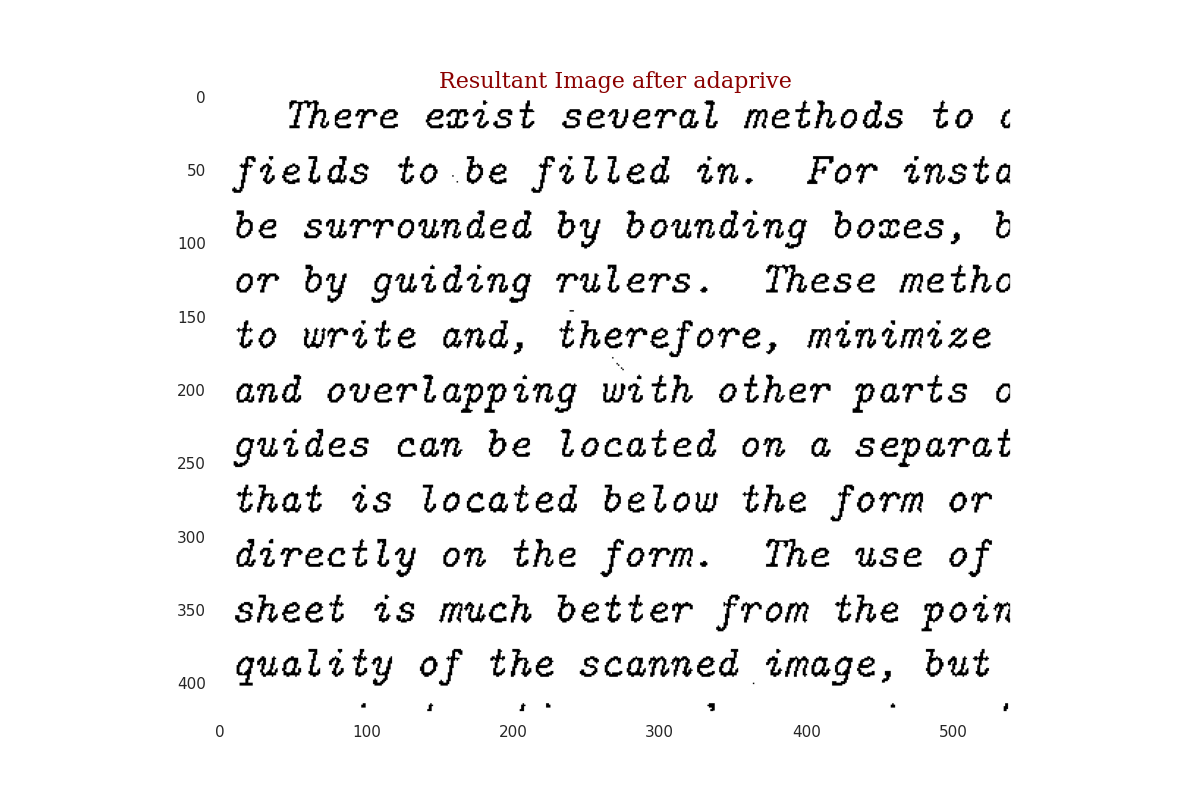
#> input picture test-leonid/dataset/adaptive.png, 1200 x 800 px
$ python adaptive-threshholding.py dataset/adaptive.png out.png
#> lines starting #> are read from the running program, lines starting #| are printed output that depends on the picture; after the words box and inside, x2 and y2 are one past the last pixel; in counts of white or black regions, pixels touching at a corner belong together
import numpy as np
import sys
import matplotlib.pyplot as plt
from PIL import Image
import seaborn as sns
import math
import cv2
from sewar.full_ref import uqi, psnr, rmse, ssim
import pandas as pd
sns.set()
from scipy import signal
import glob

def adaptive_thresholding(noisy_img):
    adaptive_th=cv2.adaptiveThreshold(noisy_img, 255, cv2.ADAPTIVE_THRESH_GAUSSIAN_C, cv2.THRESH_BINARY,301,23)
    return adaptive_th

def printImage(image, title, filename):
        font = {'family': 'serif',
        'color':  'darkred',
        'weight': 'normal',
        'size': 16,
        }
        plt.rcParams["axes.grid"] = False
        fig=plt.figure(figsize=(12,8))
        plt.imshow(image, cmap='gray')
        plt.title(title, fontdict=font)
        plt.savefig(filename)

# [10 lines of commented-out code are left out]

def load_image(path):
#> called with path = 'dataset/adaptive.png'
    a = cv2.imread(glob.glob(path)[0], cv2.IMREAD_GRAYSCALE)
#> a: shape (800, 1200); min 0, max 255, mean 240.4
#> in adaptive_thresholding, `adaptive_th=cv2.adaptiveThreshold(noisy_img, 255, cv2.ADAPTIVE_THRESH_..`:
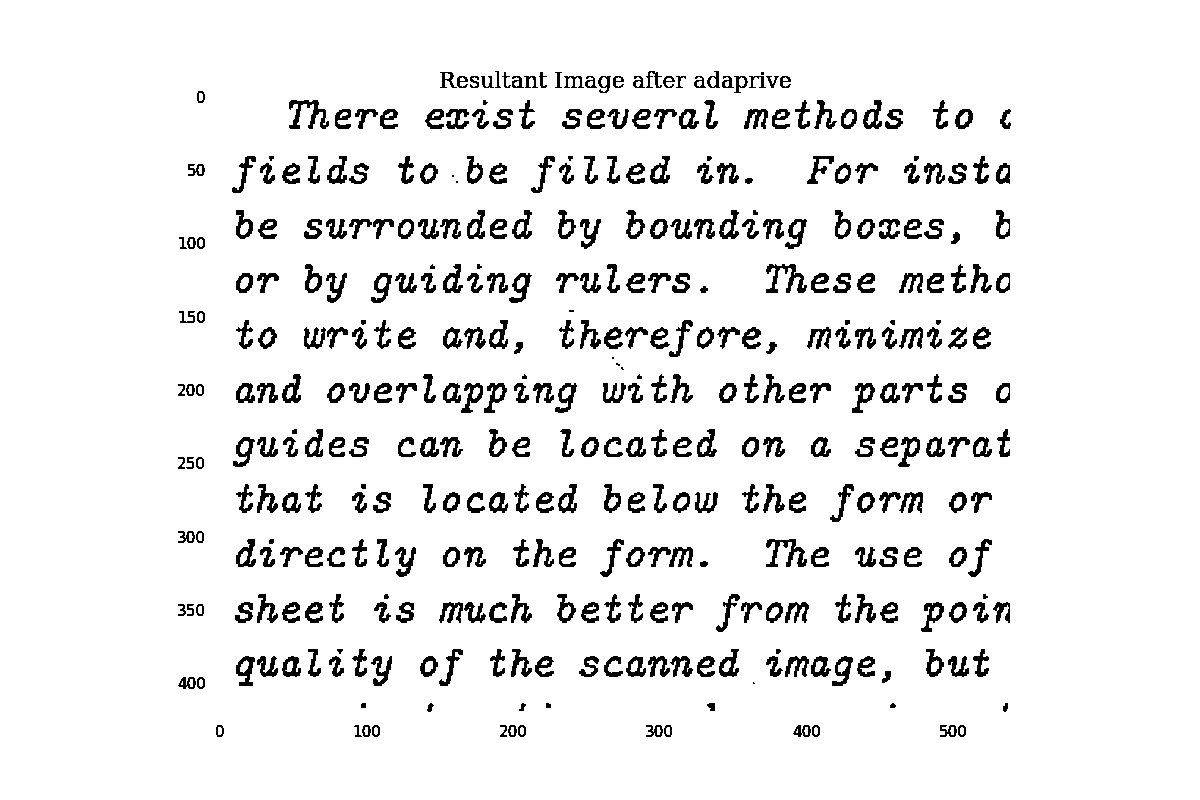
#> adaptive_th: shape (800, 1200); 92.8% white; 397 black regions (16 under 20 px), largest, box (x1, y1, x2, y2) and area: (289, 100, 329, 129) 491, (766, 264, 807, 293) 489, (766, 539, 807, 567) 484
    #a2 = np.asarray(a)/255.0
    return a

def save(path, img):
    tmp = np.asarray(img, dtype=np.uint8)
    Image.fromarray(tmp).save(path)

inp_path = sys.argv[1]
out_path = sys.argv[2]

print("Reading file :"+inp_path)
inp = load_image(inp_path)
adaptive_th=adaptive_thresholding(inp)

#save(out_path, adaptive_th)

#printImage(adaptive_th, 'Resultant Image after adaprive', "adaptive.png")

save(out_path, adaptive_th)
